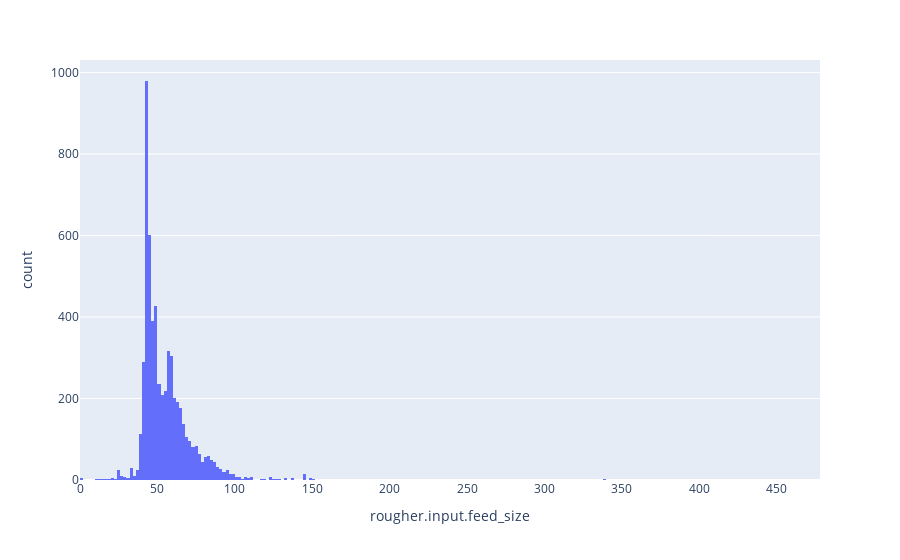

The notebook cell saved with this chart:
### Markdown cell above
- I will take only the rougher input because this is not affected by the process and our goal is only to determine if something out of the process happen different in times it was taken for test or for training so that there is different

### Code cell
# hisatogram of test set rougher.input.feed_size
px.histogram(data_test, x='rougher.input.feed_size').show()

### Figure 1 — Plotly figure (JSON) as saved in the notebook; plotly's stock layout.template omitted (floating-point values rounded to 4 significant figures; data arrays with more than 128 entries replaced by an {"elided": "..."} marker saying what was removed)
{"data": [{"alignmentgroup": "True", "bingroup": "x", "hovertemplate": "rougher.input.feed_size=%{x}<br>count=%{y}<extra></extra>", "legendgroup": "", "marker": {"color": "#636efa", "pattern": {"shape": ""}}, "name": "", "offsetgroup": "", "orientation": "v", "showlegend": false, "type": "histogram", "x": {"elided": "5856 float values"}, "xaxis": "x", "yaxis": "y"}], "layout": {"barmode": "relative", "legend": {"tracegroupgap": 0}, "margin": {"t": 60}, "xaxis": {"anchor": "y", "domain": [0, 1], "title": {"text": "rougher.input.feed_size"}}, "yaxis": {"anchor": "x", "domain": [0, 1], "title": {"text": "count"}}}}
